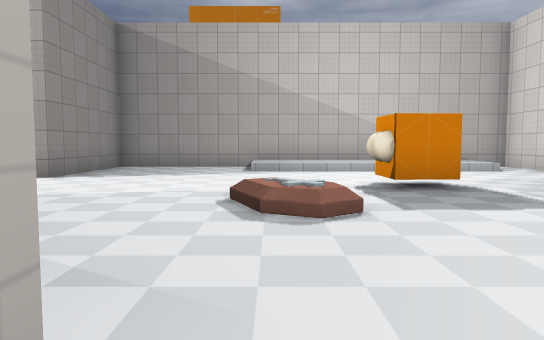
view 1 (above)

19 first-person views from a walk through a level from a Godot 3-D game. The camera is 1.2 m above the floor, tilts 4° down and sees 70° across. The floor is counted in squares, 1.8 m on a side. Each view is taken from the middle of a square. On the plan, view 1 faces up. The plan holds only what a view shows up to about 11 squares ahead; the rest is blank. The place goes on beyond the plan. Characters and animated objects are left out. Some surface patterns are stand-ins.

view 2
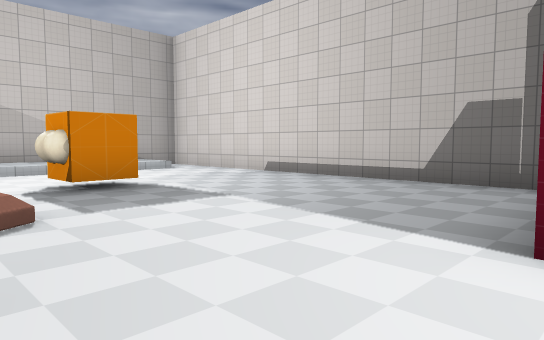

view 3
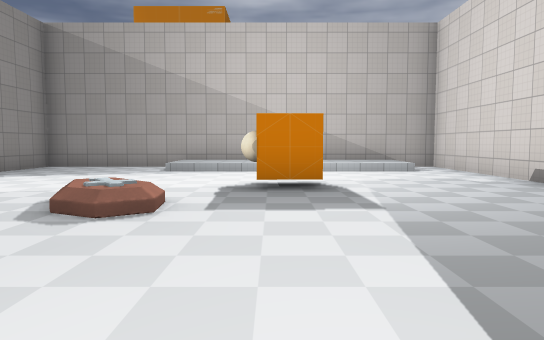

view 4
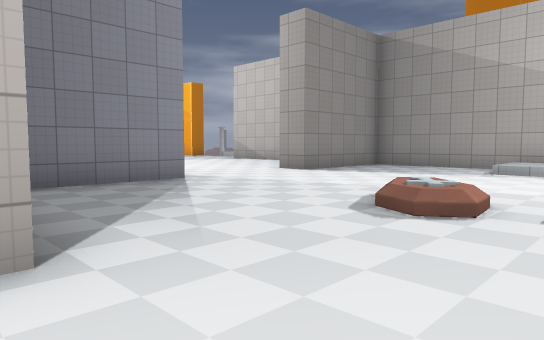

view 5
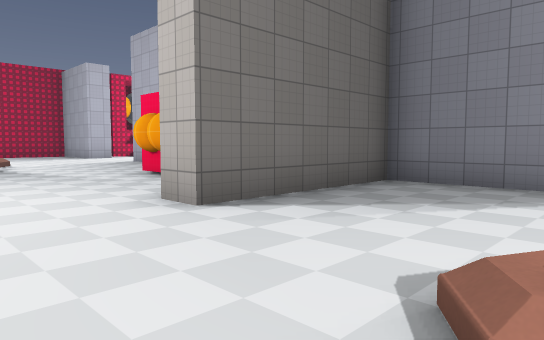

view 6
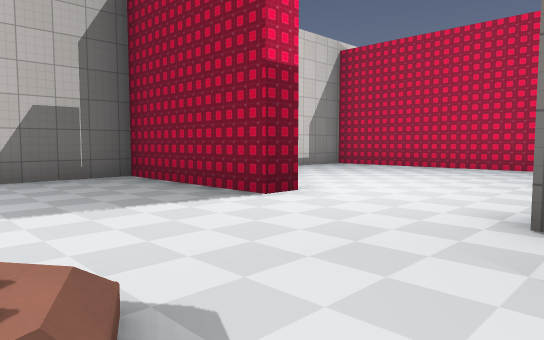

view 7
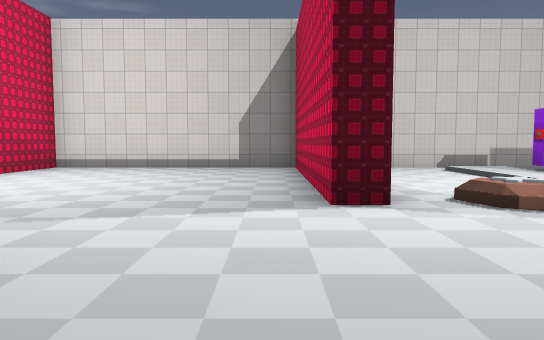

view 8
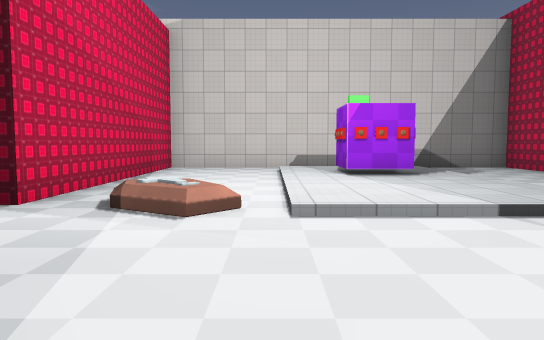

view 9
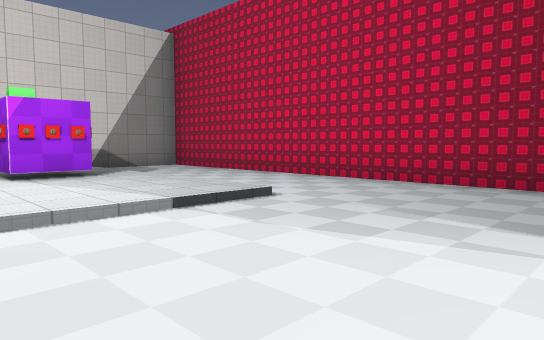

view 10
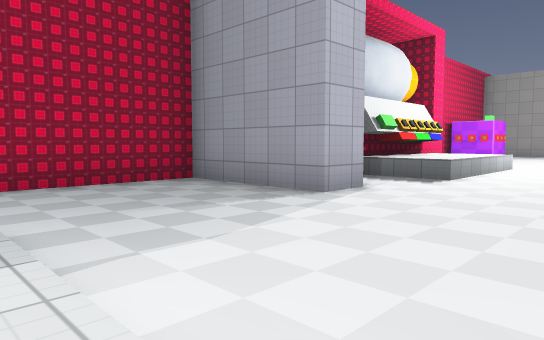

view 11
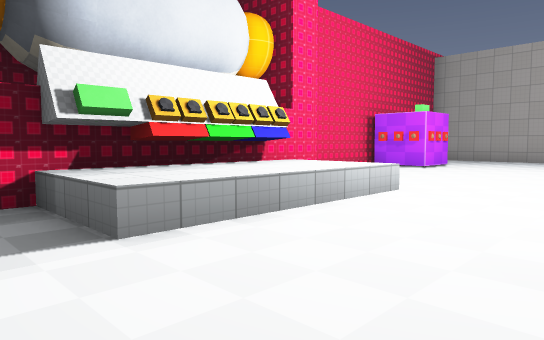

view 12
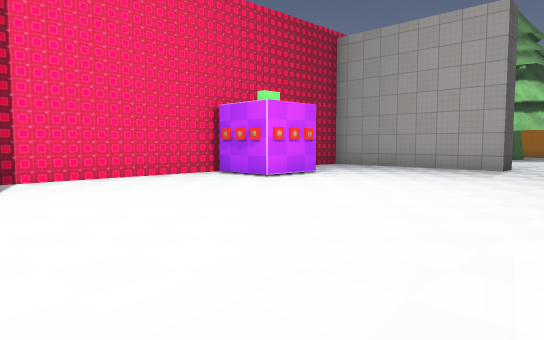

view 13
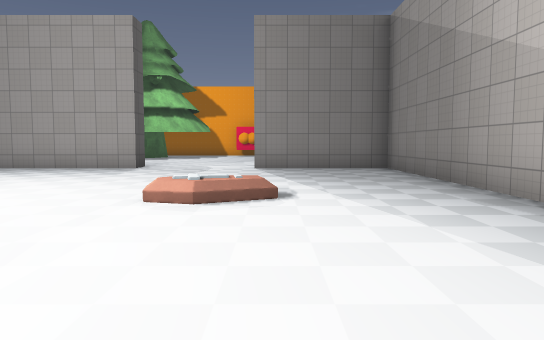

view 14
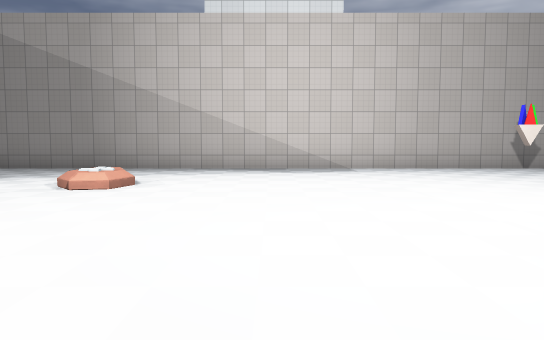

view 15
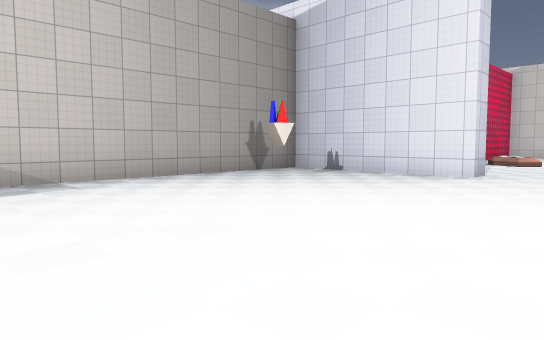

view 16
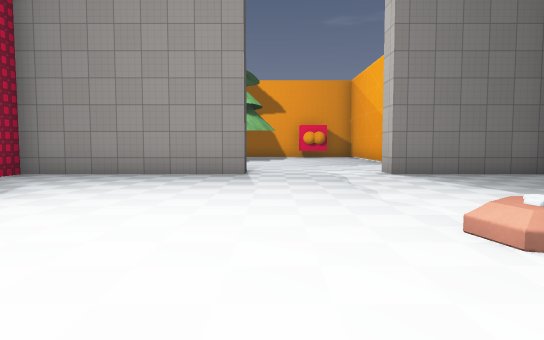

view 17
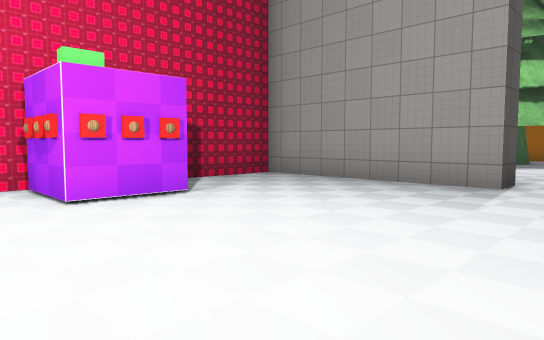

view 18
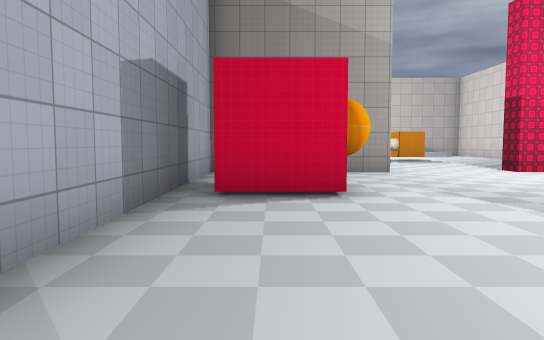

view 19
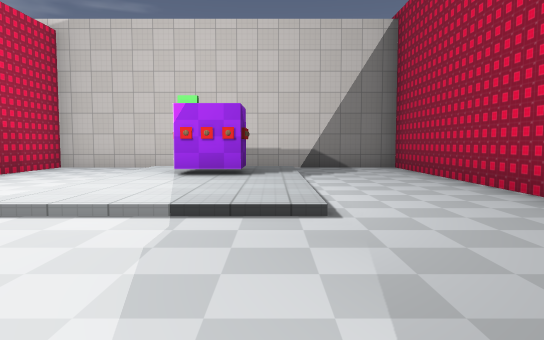

### Floor plan
Key: @ floor where view 1 was taken; # wall or solid block; . main floor; : floor 0.25 m higher than the main floor; / step, stairs or slope; ^ raised ledge; S switch; K key; C counter; B block; T tree; O other object.
Columns run from 29 left of view 1 to 7 right of it. Each row starts with its distance up from view 1.
 11                         #############
 10                         #....::::::.#
  9                         #....//////.#
  8                         #...........#
  7                        .............#
  6                        ........S....#
  5                        ......K......#
  4                         #...........#
  3                         #...........#
  2                         #...........#
  1                         #...........#
  0                         #####@..#####
 -1                         #.  ........#
 -2                         #. .........#
 -3                         #.SS........#
 -4                         #.SS........#
 -5        ##################...........#
 -6        #................#...........#
 -7        #.............O..#.....#######
 -8      ..#.....K..........#...........#
 -9      ...................#....K......#
-10      ........................//////.#
-11      ........................:::::: #
-12     ...#.....................:::CC: #
-13 T      #..........^^^^^......:::::: #
-14 T      #..........^SSB^.#...........#
-15        #...CC.....#######...........#
-16        #...CC.....      #...........#
-17        ####  #####      #############

Positions as (right, up) in squares from view 1, and headings:
1: (0, 0), facing up
2: (0, 0), facing up-right
3: (2, 0), facing up
4: (2, 0), facing up-left
5: (2, 4), facing down-left
6: (-1, 4), facing down-right
7: (-4, -6), facing right
8: (-4, -10), facing right
9: (-4, -10), facing down-right
10: (0, -10), facing down-left
11: (-6, -10), facing down-left
12: (-11, -9), facing down-left
13: (-11, -8), facing left
14: (-13, -15), facing up
15: (-13, -12), facing up-right
16: (-13, -11), facing left
17: (-15, -10), facing down-left
18: (-3, -9), facing up
19: (-4, -13), facing right
